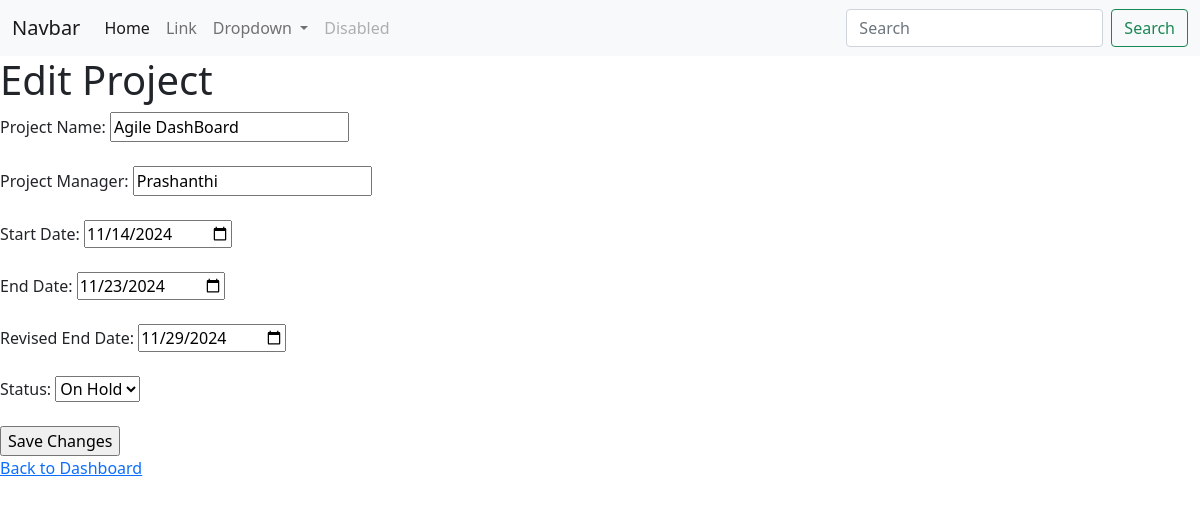
Screenshot of /edit/1 with the database file from the repository.
### tables this page shows
CREATE TABLE projects (
                        id INTEGER PRIMARY KEY AUTOINCREMENT,
                        project_name TEXT NOT NULL,
                        project_manager TEXT NOT NULL,
                        start_date TEXT NOT NULL,
                        end_date TEXT NOT NULL,
                        revised_end_date TEXT,
                        status TEXT NOT NULL
                    );

### app.py (the view, shortened to what this page needs)
@app.route('/edit/<int:project_id>', methods=('GET', 'POST'))
def edit_project(project_id):
    conn = get_db_connection()
    project = conn.execute('SELECT * FROM projects WHERE id = ?', (project_id,)).fetchone()
    conn.close()
    return render_template('edit_project.html', project=project)  # Create a template to edit project details

### app.py (called while the page is built)
def get_db_connection():
    conn = sqlite3.connect('projects.db')
    conn.row_factory = sqlite3.Row
    return conn

### templates/edit_project.html (shortened to what this page needs)
{% extends 'base.html' %}
{% block content %}
<h1>Edit Project</h1>
<form method="post">
    <label for="project_name">Project Name:</label>
    <input type="text" id="project_name" name="project_name" value="{{ project['project_name'] }}"><br><br>
    <label for="project_manager">Project Manager:</label>
    <input type="text" id="project_manager" name="project_manager" value="{{ project['project_manager'] }}"><br><br>
    <label for="start_date">Start Date:</label>
    <input type="date" id="start_date" name="start_date" value="{{ project['start_date'] }}"><br><br>
    <label for="end_date">End Date:</label>
    <input type="date" id="end_date" name="end_date" value="{{ project['end_date'] }}"><br><br>
    <label for="revised_end_date">Revised End Date:</label>
    <input type="date" id="revised_end_date" name="revised_end_date" value="{{ project['revised_end_date'] }}"><br><br>
    <label for="status">Status:</label>
    <select id="status" name="status">
        <option value="On Hold" {% if project['status'] == 'On Hold' %}selected{% endif %}>On Hold</option>
    </select><br><br>
    <input type="submit" value="Save Changes">
</form>
<a href="{{ url_for('index') }}">Back to Dashboard</a>
{% endblock %}

### rows the page displays
projects: project_name "Agile DashBoard", project_manager "Prashanthi", start_date "11/14/2024", end_date "11/23/2024", revised_end_date "11/29/2024", status "On Hold"
